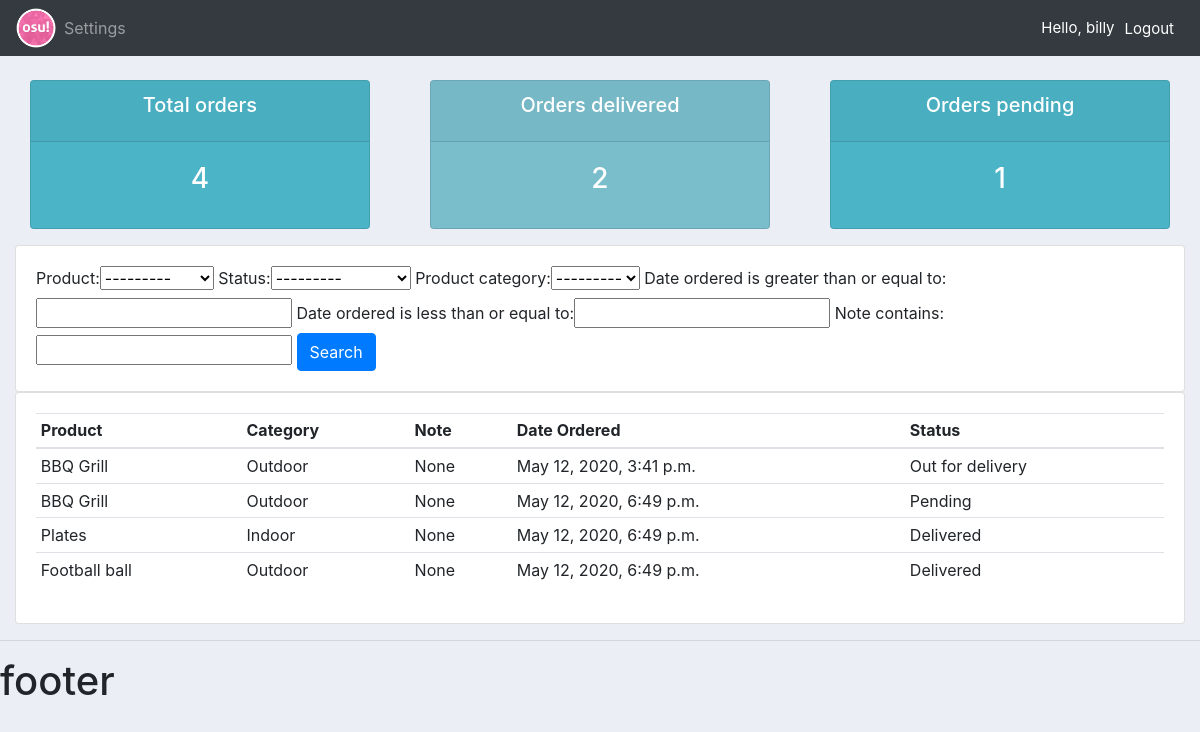
Screenshot of /user/ (signed in) with the database file from the repository.
### accounts/models.py (models this page shows, shortened)
class Order(models.Model):
    STATUS = (
        ('Pending','Pending'),
        ('Out for delivery', 'Out for delivery'),
        ('Delivered','Delivered'),
    )
    customer = models.ForeignKey("Customer", null=True, on_delete=models.SET_NULL)
    product = models.ForeignKey("Product", null=True, on_delete=models.SET_NULL)
    date_ordered = models.DateTimeField(auto_now_add=True, null=True)
    status = models.CharField(max_length=200, null=True, choices=STATUS)
    note = models.CharField(max_length=200, null=True)

class Product(models.Model):
    CATEGORY = (
        ('Indoor','Indoor'),
        ('Outdoor','Outdoor'),
    )
    name = models.CharField(max_length=200, null=True)
    description = models.CharField(max_length=200, null=True, blank=True)
    price = models.FloatField(null=True)
    category = models.CharField(max_length=200, null=True, choices=CATEGORY)
    tag = models.ManyToManyField("Tag")
    def __str__(self):
        return self.name

### accounts/decorators.py (the view)
        def wrapper_func(request, *args, **kwargs):
            group = None
            if request.user.groups.exists():
                group = request.user.groups.all()[0].name
            if group in allowed_roles:
                return view_func(request, *args, **kwargs)

### accounts/views.py (called while the page is built)
@login_required(login_url='login')
@allowed_users(allowed_roles=['customer'])
def user_page(request):
    orders = request.user.customer.order_set.all()
    orders_total = orders.count()
    orders_delivered = orders.filter(status='Delivered').count()
    orders_pending = orders.filter(status='Pending').count()
    order_filter = orderFilter(request.GET, queryset=orders)
    orders = order_filter.qs
    context = {
        'orders': orders,
        'order_filter': order_filter,
        'orders_total': orders_total,
        'orders_delivered': orders_delivered,
        'orders_pending': orders_pending,
    }
    return render(request, 'accounts/user.html', context)

### accounts/templates/accounts/user.html
{% extends 'accounts/base.html' %}
{% block content %}
    {% include 'accounts/status.html' %}
    <div class="row">
        <div class="col">
            <div class="card card-body">
                <form method="GET">
                    {{ order_filter.form }}
                    <button class="btn btn-primary" type="submit">Search</button>
                </form>
            </div>
        </div>
    </div>
    <div class="row">
        <div class="col">
            <div class="card card-body">
                <table class="table table-sm">
                    <thead>
                        <tr>
                            <th scope="col">Product</th>
                            <th scope="col">Category</th>
                            <th scope="col">Note</th>
                            <th scope="col">Date Ordered</th>
                            <th scope="col">Status</th>
                        </tr>
                    </thead>
                    <tbody>
                        {% for order in orders %}
                            <tr>
                                <td>{{ order.product }}</td>
                                <td>{{ order.product.category }}</td>
                                <td>{{ order.note }}</td>
                                <td>{{ order.date_ordered }}</td>
                                <td>{{ order.status }}</td>
                            </tr>
                        {% endfor %}
                    </tbody>
                </table>
            </div>
        </div>
    </div>
{% endblock %}

### accounts/templates/accounts/navbar.html (shortened to what this page needs)
{% load static %}
<nav class="navbar navbar-expand-lg navbar-dark bg-dark">
    <img src="{% static 'images/logo.png' %}" alt="" width="40 " height="40">
    <div class="collapse navbar-collapse" id="navbarNav">
      <ul class="navbar-nav">
        {% if user.is_staff %}
        <li class="nav-item active">
          <a class="nav-link" href="{% url 'home' %}">Home <span class="sr-only">(current)</span></a>
        </li>
        <li class="nav-item">
          <a class="nav-link" href="{% url 'products' %}">Products</a>
        </li>
        {% else %}
        <li class="nav-item">
          <a class="nav-link" href="{% url 'account_settings' %}">Settings</a>
        </li>
        {% endif %}
      </ul>
    </div>
    <span class="hello-msg">Hello, {{ request.user }}</span>
    <span ><a class="hello-msg" href="{% url 'logout' %}">Logout</a></span>
  </nav>

### static/css/base.css (style rules this page uses)
body { background-color: #ebeff5; }

### accounts/templates/accounts/navbar.html (style rules this page uses)
.hello-msg { font-size: 15px; color: #fff; margin-right: 10px; }

### rows the page displays
Order: product "BBQ Grill", product.category "Outdoor", note "None", date_ordered "May 12, 2020, 3:41 p.m.", status "Out for delivery"
Order: product "BBQ Grill", product.category "Outdoor", note "None", date_ordered "May 12, 2020, 6:49 p.m.", status "Pending"
Order: product "Plates", product.category "Indoor", note "None", date_ordered "May 12, 2020, 6:49 p.m.", status "Delivered"
Order: product "Football ball", product.category "Outdoor", note "None", date_ordered "May 12, 2020, 6:49 p.m.", status "Delivered"

### other values shown
{{ request.user }} "billy"
{{ orders_total }} "4"
{{ orders_delivered }} "2"
{{ orders_pending }} "1"
